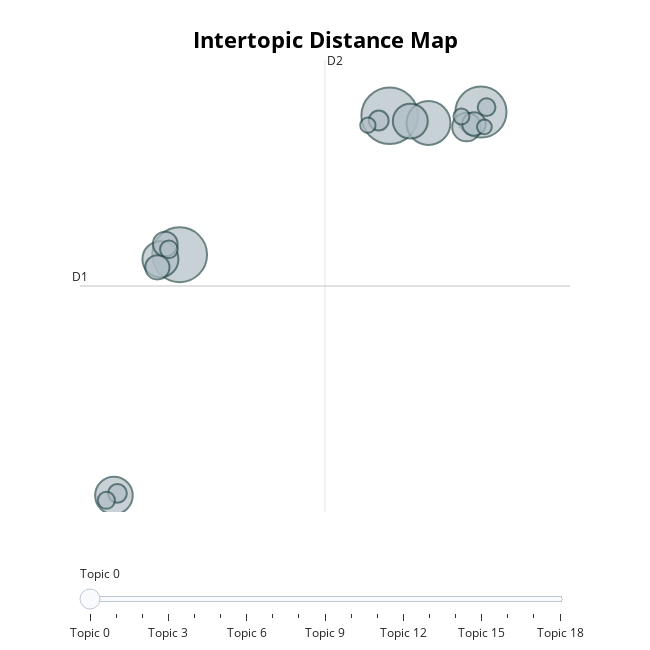

The cell this chart's notebook holds for it:
### Code cell
topic_model.visualize_topics()

### Figure 1 — Plotly figure (JSON) as saved in the notebook; plotly's stock layout.template omitted (floating-point values rounded to 4 significant figures)
{"data": [{"customdata": [[0, "protein | proteins | structure | residues | sequence", 163], [1, "snps | snp | disease | genetic | plo", 153], [2, "terms | gene | information | ontology | text", 133], [3, "gene | genes | expression | regulatory | network", 98], [4, "cancer | genes | gene | mutations | expression", 72], [5, "patient | patients | health | clinical | medical", 66], [6, "network | networks | time | graph | state", 62], [7, "tree | trees | taxa | species | number", 42], [8, "drug | drugs | target | similarity | compounds", 31], [9, "imaging | brain | features | age | subjects", 30], [10, "sequence | coding | dna | domain | reads", 28], [11, "virus | hiv | viral | cov | human", 20], [12, "cell | cells | immune | spatial | expression", 18], [13, "drug | harm | gene | relationships | drugs", 16], [14, "rac | species | rrna | biome | communities", 16], [15, "cancer | features | mirna | set | samples", 15], [16, "rna | rnas | structure | secondary | alignments", 13], [17, "mass | peptide | spectra | peak | peaks", 12], [18, "alignment | alignments | sequences | scoring | score", 11]], "hovertemplate": "<b>Topic %{customdata[0]}</b><br>%{customdata[1]}<br>Size: %{customdata[2]}", "legendgroup": "", "marker": {"color": "#B0BEC5", "line": {"color": "DarkSlateGrey", "width": 2}, "size": [163, 153, 133, 98, 72, 66, 62, 42, 31, 30, 28, 20, 18, 16, 16, 15, 13, 12, 11], "sizemode": "area", "sizeref": 0.1019, "symbol": "circle"}, "mode": "markers", "name": "", "orientation": "v", "showlegend": false, "type": "scatter", "x": [14.03, 7.612, 16.82, 15.22, 5.604, 7.024, 14.66, 16.38, 7.172, 6.932, 16.6, 13.7, 5.712, 7.284, 16.99, 5.373, 16.22, 13.36, 16.92], "xaxis": "x", "y": [15.06, 8.225, 15.24, 14.7, -3.612, 8.003, 14.8, 14.51, 8.754, 7.608, 14.65, 14.83, -3.504, 8.491, 15.48, -3.846, 15.02, 14.6, 14.51], "yaxis": "y"}], "layout": {"annotations": [{"showarrow": false, "text": "D1", "x": 4.567, "y": 6.689, "yshift": 10}, {"showarrow": false, "text": "D2", "x": 12.05, "xshift": 10, "y": 17.8}], "height": 650, "hoverlabel": {"bgcolor": "white", "font": {"family": "Rockwell", "size": 16}}, "legend": {"itemsizing": "constant", "tracegroupgap": 0}, "margin": {"t": 60}, "shapes": [{"line": {"color": "#CFD8DC", "width": 2}, "type": "line", "x0": 12.05, "x1": 12.05, "y0": -4.422, "y1": 17.8}, {"line": {"color": "#9E9E9E", "width": 2}, "type": "line", "x0": 4.567, "x1": 19.54, "y0": 6.689, "y1": 6.689}], "sliders": [{"active": 0, "pad": {"t": 50}, "steps": [{"args": [{"marker.color": [["red", "#B0BEC5", "#B0BEC5", "#B0BEC5", "#B0BEC5", "#B0BEC5", "#B0BEC5", "#B0BEC5", "#B0BEC5", "#B0BEC5", "#B0BEC5", "#B0BEC5", "#B0BEC5", "#B0BEC5", "#B0BEC5", "#B0BEC5", "#B0BEC5", "#B0BEC5", "#B0BEC5"]]}], "label": "Topic 0", "method": "update"}, {"args": [{"marker.color": [["#B0BEC5", "red", "#B0BEC5", "#B0BEC5", "#B0BEC5", "#B0BEC5", "#B0BEC5", "#B0BEC5", "#B0BEC5", "#B0BEC5", "#B0BEC5", "#B0BEC5", "#B0BEC5", "#B0BEC5", "#B0BEC5", "#B0BEC5", "#B0BEC5", "#B0BEC5", "#B0BEC5"]]}], "label": "Topic 1", "method": "update"}, {"args": [{"marker.color": [["#B0BEC5", "#B0BEC5", "red", "#B0BEC5", "#B0BEC5", "#B0BEC5", "#B0BEC5", "#B0BEC5", "#B0BEC5", "#B0BEC5", "#B0BEC5", "#B0BEC5", "#B0BEC5", "#B0BEC5", "#B0BEC5", "#B0BEC5", "#B0BEC5", "#B0BEC5", "#B0BEC5"]]}], "label": "Topic 2", "method": "update"}, {"args": [{"marker.color": [["#B0BEC5", "#B0BEC5", "#B0BEC5", "red", "#B0BEC5", "#B0BEC5", "#B0BEC5", "#B0BEC5", "#B0BEC5", "#B0BEC5", "#B0BEC5", "#B0BEC5", "#B0BEC5", "#B0BEC5", "#B0BEC5", "#B0BEC5", "#B0BEC5", "#B0BEC5", "#B0BEC5"]]}], "label": "Topic 3", "method": "update"}, {"args": [{"marker.color": [["#B0BEC5", "#B0BEC5", "#B0BEC5", "#B0BEC5", "red", "#B0BEC5", "#B0BEC5", "#B0BEC5", "#B0BEC5", "#B0BEC5", "#B0BEC5", "#B0BEC5", "#B0BEC5", "#B0BEC5", "#B0BEC5", "#B0BEC5", "#B0BEC5", "#B0BEC5", "#B0BEC5"]]}], "label": "Topic 4", "method": "update"}, {"args": [{"marker.color": [["#B0BEC5", "#B0BEC5", "#B0BEC5", "#B0BEC5", "#B0BEC5", "red", "#B0BEC5", "#B0BEC5", "#B0BEC5", "#B0BEC5", "#B0BEC5", "#B0BEC5", "#B0BEC5", "#B0BEC5", "#B0BEC5", "#B0BEC5", "#B0BEC5", "#B0BEC5", "#B0BEC5"]]}], "label": "Topic 5", "method": "update"}, {"args": [{"marker.color": [["#B0BEC5", "#B0BEC5", "#B0BEC5", "#B0BEC5", "#B0BEC5", "#B0BEC5", "red", "#B0BEC5", "#B0BEC5", "#B0BEC5", "#B0BEC5", "#B0BEC5", "#B0BEC5", "#B0BEC5", "#B0BEC5", "#B0BEC5", "#B0BEC5", "#B0BEC5", "#B0BEC5"]]}], "label": "Topic 6", "method": "update"}, {"args": [{"marker.color": [["#B0BEC5", "#B0BEC5", "#B0BEC5", "#B0BEC5", "#B0BEC5", "#B0BEC5", "#B0BEC5", "red", "#B0BEC5", "#B0BEC5", "#B0BEC5", "#B0BEC5", "#B0BEC5", "#B0BEC5", "#B0BEC5", "#B0BEC5", "#B0BEC5", "#B0BEC5", "#B0BEC5"]]}], "label": "Topic 7", "method": "update"}, {"args": [{"marker.color": [["#B0BEC5", "#B0BEC5", "#B0BEC5", "#B0BEC5", "#B0BEC5", "#B0BEC5", "#B0BEC5", "#B0BEC5", "red", "#B0BEC5", "#B0BEC5", "#B0BEC5", "#B0BEC5", "#B0BEC5", "#B0BEC5", "#B0BEC5", "#B0BEC5", "#B0BEC5", "#B0BEC5"]]}], "label": "Topic 8", "method": "update"}, {"args": [{"marker.color": [["#B0BEC5", "#B0BEC5", "#B0BEC5", "#B0BEC5", "#B0BEC5", "#B0BEC5", "#B0BEC5", "#B0BEC5", "#B0BEC5", "red", "#B0BEC5", "#B0BEC5", "#B0BEC5", "#B0BEC5", "#B0BEC5", "#B0BEC5", "#B0BEC5", "#B0BEC5", "#B0BEC5"]]}], "label": "Topic 9", "method": "update"}, {"args": [{"marker.color": [["#B0BEC5", "#B0BEC5", "#B0BEC5", "#B0BEC5", "#B0BEC5", "#B0BEC5", "#B0BEC5", "#B0BEC5", "#B0BEC5", "#B0BEC5", "red", "#B0BEC5", "#B0BEC5", "#B0BEC5", "#B0BEC5", "#B0BEC5", "#B0BEC5", "#B0BEC5", "#B0BEC5"]]}], "label": "Topic 10", "method": "update"}, {"args": [{"marker.color": [["#B0BEC5", "#B0BEC5", "#B0BEC5", "#B0BEC5", "#B0BEC5", "#B0BEC5", "#B0BEC5", "#B0BEC5", "#B0BEC5", "#B0BEC5", "#B0BEC5", "red", "#B0BEC5", "#B0BEC5", "#B0BEC5", "#B0BEC5", "#B0BEC5", "#B0BEC5", "#B0BEC5"]]}], "label": "Topic 11", "method": "update"}, {"args": [{"marker.color": [["#B0BEC5", "#B0BEC5", "#B0BEC5", "#B0BEC5", "#B0BEC5", "#B0BEC5", "#B0BEC5", "#B0BEC5", "#B0BEC5", "#B0BEC5", "#B0BEC5", "#B0BEC5", "red", "#B0BEC5", "#B0BEC5", "#B0BEC5", "#B0BEC5", "#B0BEC5", "#B0BEC5"]]}], "label": "Topic 12", "method": "update"}, {"args": [{"marker.color": [["#B0BEC5", "#B0BEC5", "#B0BEC5", "#B0BEC5", "#B0BEC5", "#B0BEC5", "#B0BEC5", "#B0BEC5", "#B0BEC5", "#B0BEC5", "#B0BEC5", "#B0BEC5", "#B0BEC5", "red", "#B0BEC5", "#B0BEC5", "#B0BEC5", "#B0BEC5", "#B0BEC5"]]}], "label": "Topic 13", "method": "update"}, {"args": [{"marker.color": [["#B0BEC5", "#B0BEC5", "#B0BEC5", "#B0BEC5", "#B0BEC5", "#B0BEC5", "#B0BEC5", "#B0BEC5", "#B0BEC5", "#B0BEC5", "#B0BEC5", "#B0BEC5", "#B0BEC5", "#B0BEC5", "red", "#B0BEC5", "#B0BEC5", "#B0BEC5", "#B0BEC5"]]}], "label": "Topic 14", "method": "update"}, {"args": [{"marker.color": [["#B0BEC5", "#B0BEC5", "#B0BEC5", "#B0BEC5", "#B0BEC5", "#B0BEC5", "#B0BEC5", "#B0BEC5", "#B0BEC5", "#B0BEC5", "#B0BEC5", "#B0BEC5", "#B0BEC5", "#B0BEC5", "#B0BEC5", "red", "#B0BEC5", "#B0BEC5", "#B0BEC5"]]}], "label": "Topic 15", "method": "update"}, {"args": [{"marker.color": [["#B0BEC5", "#B0BEC5", "#B0BEC5", "#B0BEC5", "#B0BEC5", "#B0BEC5", "#B0BEC5", "#B0BEC5", "#B0BEC5", "#B0BEC5", "#B0BEC5", "#B0BEC5", "#B0BEC5", "#B0BEC5", "#B0BEC5", "#B0BEC5", "red", "#B0BEC5", "#B0BEC5"]]}], "label": "Topic 16", "method": "update"}, {"args": [{"marker.color": [["#B0BEC5", "#B0BEC5", "#B0BEC5", "#B0BEC5", "#B0BEC5", "#B0BEC5", "#B0BEC5", "#B0BEC5", "#B0BEC5", "#B0BEC5", "#B0BEC5", "#B0BEC5", "#B0BEC5", "#B0BEC5", "#B0BEC5", "#B0BEC5", "#B0BEC5", "red", "#B0BEC5"]]}], "label": "Topic 17", "method": "update"}, {"args": [{"marker.color": [["#B0BEC5", "#B0BEC5", "#B0BEC5", "#B0BEC5", "#B0BEC5", "#B0BEC5", "#B0BEC5", "#B0BEC5", "#B0BEC5", "#B0BEC5", "#B0BEC5", "#B0BEC5", "#B0BEC5", "#B0BEC5", "#B0BEC5", "#B0BEC5", "#B0BEC5", "#B0BEC5", "red"]]}], "label": "Topic 18", "method": "update"}]}], "title": {"font": {"color": "Black", "size": 22}, "text": "<b>Intertopic Distance Map</b>", "x": 0.5, "xanchor": "center", "y": 0.95, "yanchor": "top"}, "width": 650, "xaxis": {"anchor": "y", "domain": [0, 1], "range": [4.567, 19.54], "title": {"text": ""}, "visible": false}, "yaxis": {"anchor": "x", "domain": [0, 1], "range": [-4.422, 17.8], "title": {"text": ""}, "visible": false}}}
